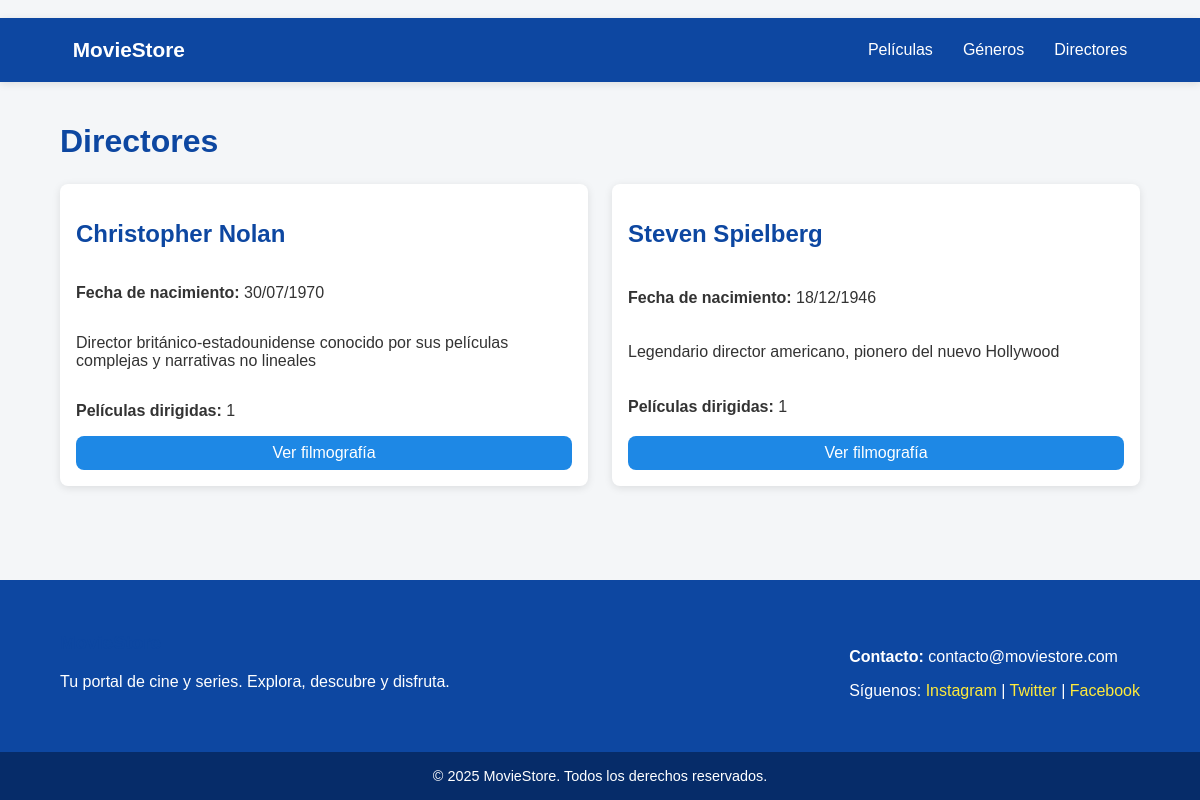
/directors/, run on an earlier commit of the app's database.
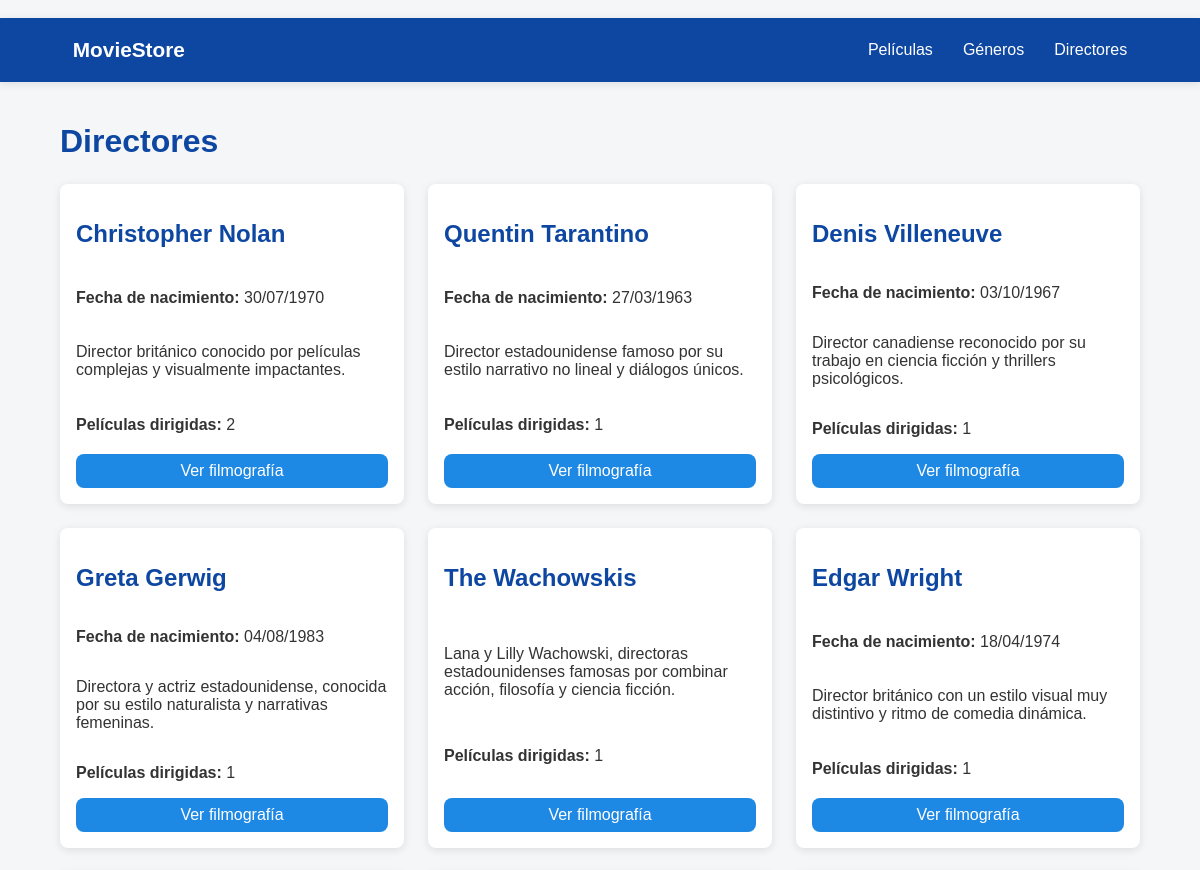
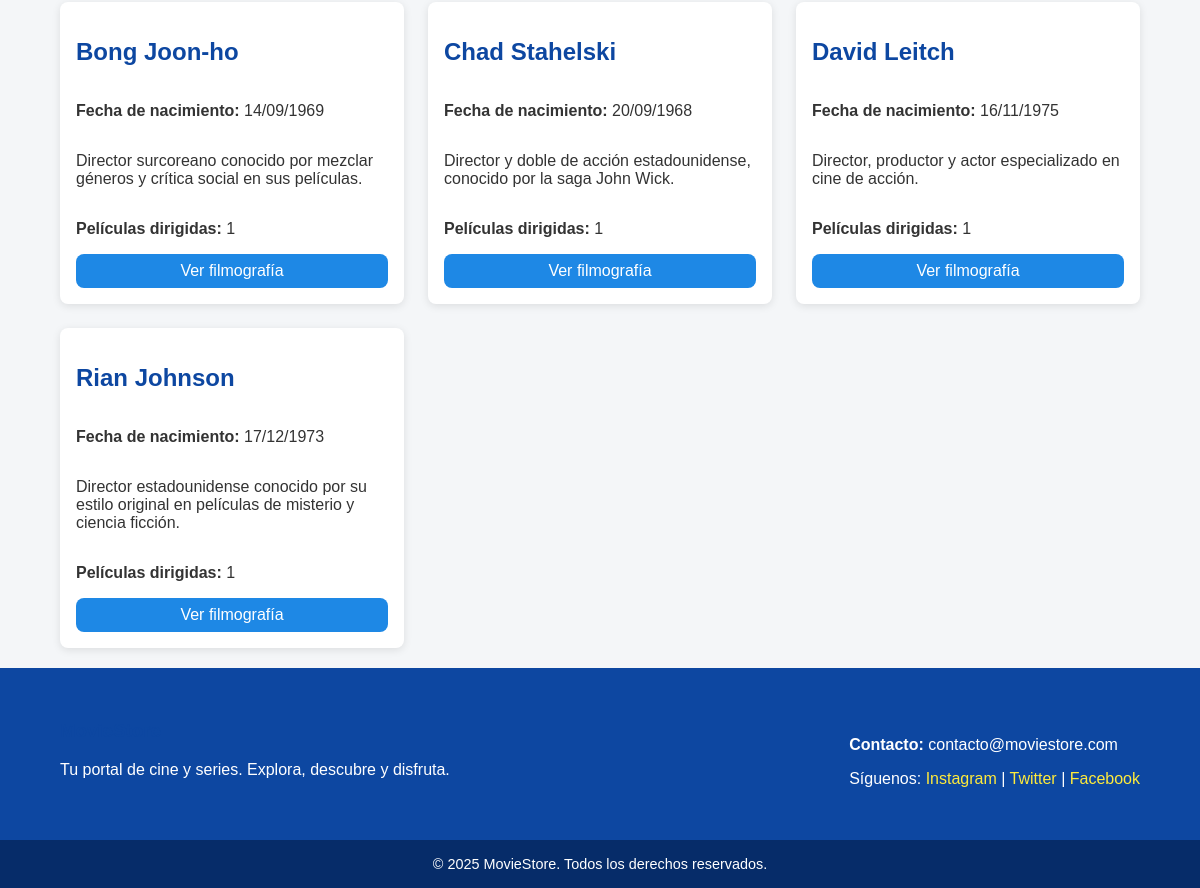
And on a later commit of the database (2 pictures, top to bottom).
### movies/models.py (models this page shows, shortened)
class Director(models.Model):
    name = models.CharField(max_length=100)
    biography = models.TextField()
    birth_date = models.DateField(null=True, blank=True)

### movies/views.py (the view)
# urls.py: path('directors/', views.director_list, name='director_list'),
def director_list(request):
    directors = Director.objects.all()
    return render(request, 'movies/director_list.html', {'directors': directors})

### movies/templates/movies/director_list.html (shortened to what this page needs)
{% extends 'movies/base.html' %}
{% block content %}
    <h1>Directores</h1>
    <div class="director-grid movie-grid">
        {% for director in directors %}
            <div class="card">
                <h2>{{ director.name }}</h2>
                {% if director.birth_date %}
                    <p><strong>Fecha de nacimiento:</strong> {{ director.birth_date|date:"d/m/Y" }}</p>
                {% endif %}
                {% if director.biography %}
                    <p>{{ director.biography|truncatewords:50 }}</p>
                {% endif %}
                <p><strong>Películas dirigidas:</strong> {{ director.movies.count }}</p>
                <a href="{% url 'movies:director_detail' director.pk %}" class="button">Ver filmografía</a>
            </div>
        {% empty %}
            <p>No hay directores disponibles.</p>
        {% endfor %}
    </div>
{% endblock %}

### movies/templates/movies/base.html (shortened to what this page needs)
﻿{% load static %}
<!DOCTYPE html>
<html lang="es">
<head>
    <link rel="stylesheet" href="{% static 'movies/styles.css' %}">
</head>
<body>
    <header>
        <nav class="navbar" aria-label="Principal">
            <div class="container nav-container">
                <div class="logo">
                    <a href="{% url 'movies:home' %}">MovieStore</a>
                </div>
                <div class="nav-links">
                    <a href="{% url 'movies:movie_list' %}">Películas</a>
                    <a href="{% url 'movies:genre_list' %}">Géneros</a>
                    <a href="{% url 'movies:director_list' %}">Directores</a>
                </div>
            </div>
        </nav>
    </header>
    <main class="container">
        {% block content %}{% endblock %}
    </main>
    <footer>
        <div class="container footer-content">
            <div class="footer-left">
                <h3>MovieStore</h3>
                <p>Tu portal de cine y series. Explora, descubre y disfruta.</p>
            </div>
            <div class="footer-right">
                <p><strong>Contacto:</strong> contacto@moviestore.com</p>
                <p>Síguenos:
                    <a href="#">Instagram</a> |
                    <a href="#">Twitter</a> |
                    <a href="#">Facebook</a>
                </p>
            </div>
        </div>
        <div class="footer-bottom">
            &copy; {% now "Y" %} MovieStore. Todos los derechos reservados.
        </div>
    </footer>
</body>
</html>

### movies/static/movies/styles.css (style rules this page uses)
html, body { height: 100%; margin: 0; }
body { display: flex; flex-direction: column; min-height: 100vh; font-family: "Poppins", Arial, sans-serif; margin: 0; background-color: #f4f6f8; color: #333; }
main { flex: 1; }
.container { width: 90%; max-width: 1200px; margin: 0 auto; padding: 20px; }
.navbar { background-color: #0d47a1; color: white; box-shadow: 0 2px 8px rgba(0, 0, 0, 0.1); }
.nav-container { display: flex; justify-content: space-between; align-items: center; }
.navbar a { color: white; text-decoration: none; margin: 0 0.8rem; transition: color 0.3s ease; }
.logo a { font-weight: bold; color: white; text-decoration: none; font-size: 1.3rem; }
h1, h2, h3, h4 { color: #0d47a1; }
.movie-grid { display: grid; grid-template-columns: repeat(auto-fit, minmax(260px, 1fr)); gap: 1.5rem; margin-top: 1.5rem; }
.card { background-color: #fff; border-radius: 8px; box-shadow: 0 2px 8px rgba(0, 0, 0, 0.1); padding: 1rem; transition: transform 0.2s ease, box-shadow 0.3s ease; display: flex; flex-direction: column; justify-content: space-between; }
.button { display: inline-block; background-color: #1e88e5; color: white; padding: 0.5rem 1rem; border-radius: 8px; text-decoration: none; text-align: center; font-weight: 500; transition: background-color 0.3s ease, transform 0.1s ease-in; }
footer { background-color: #0d47a1; color: white; padding: 2rem 0 0; margin-top: 0; }
.footer-content { display: flex; flex-wrap: wrap; justify-content: space-between; }
.footer-content h3 { margin-top: 0; }
.footer-content a { color: #ffeb3b; text-decoration: none; }
.footer-bottom { text-align: center; background-color: #062c69; padding: 1rem 0; margin-top: 1rem; font-size: 0.9rem; }

What changed in the data, as far as the page shows it:
removed Director: name "Christopher Nolan", birth_date "30/07/1970", biography "Director británico-estadounidense conocido por sus películas complejas y narrativas no lineales", movies.count "1"
removed Director: name "Steven Spielberg", birth_date "18/12/1946", biography "Legendario director americano, pionero del nuevo Hollywood", movies.count "1"
added Director: name "Christopher Nolan", birth_date "30/07/1970", biography "Director británico conocido por películas complejas y visualmente impactantes.", movies.count "2"
added Director: name "Quentin Tarantino", birth_date "27/03/1963", biography "Director estadounidense famoso por su estilo narrativo no lineal y diálogos únicos.", movies.count "1"
added Director: name "Denis Villeneuve", birth_date "03/10/1967", biography "Director canadiense reconocido por su trabajo en ciencia ficción y thrillers psicológicos.", movies.count "1"
added Director: name "Greta Gerwig", birth_date "04/08/1983", biography "Directora y actriz estadounidense, conocida por su estilo naturalista y narrativas femeninas.", movies.count "1"
added Director: name "The Wachowskis", biography "Lana y Lilly Wachowski, directoras estadounidenses famosas por combinar acción, filosofía y ciencia ficción.", movies.count "1"
added Director: name "Edgar Wright", birth_date "18/04/1974", biography "Director británico con un estilo visual muy distintivo y ritmo de comedia dinámica.", movies.count "1"
added Director: name "Bong Joon-ho", birth_date "14/09/1969", biography "Director surcoreano conocido por mezclar géneros y crítica social en sus películas.", movies.count "1"
added Director: name "Chad Stahelski", birth_date "20/09/1968", biography "Director y doble de acción estadounidense, conocido por la saga John Wick.", movies.count "1"
added Director: name "David Leitch", birth_date "16/11/1975", biography "Director, productor y actor especializado en cine de acción.", movies.count "1"
added Director: name "Rian Johnson", birth_date "17/12/1973", biography "Director estadounidense conocido por su estilo original en películas de misterio y ciencia ficción.", movies.count "1"
